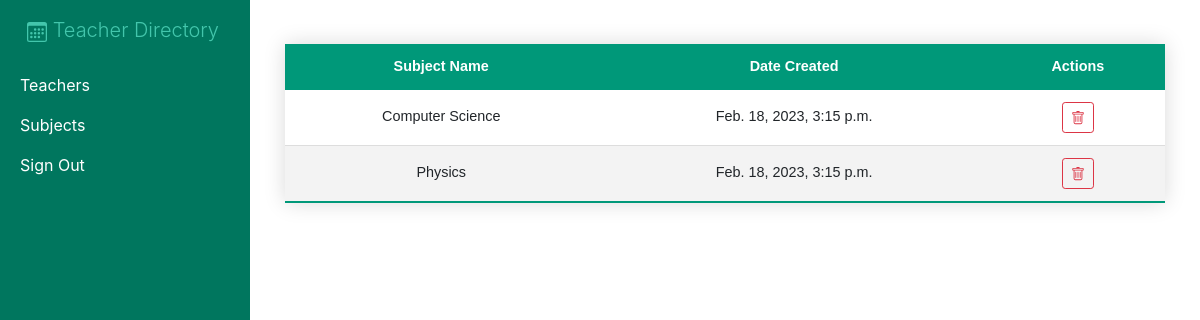
/teacher_subjects/11/ (signed in), run on the app's committed database.
### teacher/models.py (models this page shows, shortened)
class SubjectDetails(models.Model):
    subject_name = models.CharField(max_length=200, null=True)
    date_created = models.DateTimeField(auto_now_add=True, null=True)

### teacher/views.py (the view)
# urls.py: path('teacher_subjects/<int:pk>/', views.TeacherSubjectsListView.as_view(), name="teacher_subjects"),
class TeacherSubjectsListView(RetrieveAPIView):
    queryset = Teacher.objects.all()
    permission_classes = (IsAuthenticated,)
    pk_url_kwarg = 'pk'
    def get(self, request, pk, *args, **kwargs):
        queryset = self.queryset.get(id=pk).subject.all()
        context = {'subject_details': queryset}
        return render(request,'teacher/teacher_subjects.html', context)

### teacher/templates/teacher/teacher_subjects.html (shortened to what this page needs)
{% extends 'teacher/main.html' %}
{% block content %}
<table class="my-table w-100 text-center mt-4">
    <thead>
        <tr class="text-center">
            <th scope="col">Subject Name</th>
            <th scope="col">Date Created</th>
            <th scope="col">Actions</th>
        </tr>
    </thead>
    <tbody>
        {% for o in subject_details %}
        <tr>
            <td>{{ o.subject_name }}</td>
            <td>{{ o.date_created }}</td>
            <td>
                <a class="btn btn-sm btn-outline-danger" data-toggle="modal" data-target="#actionModal"></a></div>
        {% endfor %}
{% endblock content %}

### static/css/main.css (style rules this page uses)
.my-table { border-collapse: collapse; font-size: 0.9em; font-family: sans-serif; min-width: 400px; box-shadow: 0 0 20px rgba(0, 0, 0, 0.15); }
.my-table thead tr { background-color: #009879; color: #ffffff; text-align: left; }
.my-table th, .my-table td { padding: 12px 15px; }
.my-table tbody tr { border-bottom: 1px solid #dddddd; }
.my-table tbody tr:nth-of-type(even) { background-color: #f3f3f3; }
.my-table tbody tr:last-of-type { border-bottom: 2px solid #009879; }

### data on the page
SubjectDetails: subject_name "Computer Science", date_created "Feb. 18, 2023, 3:15 p.m."
SubjectDetails: subject_name "Physics", date_created "Feb. 18, 2023, 3:15 p.m."
